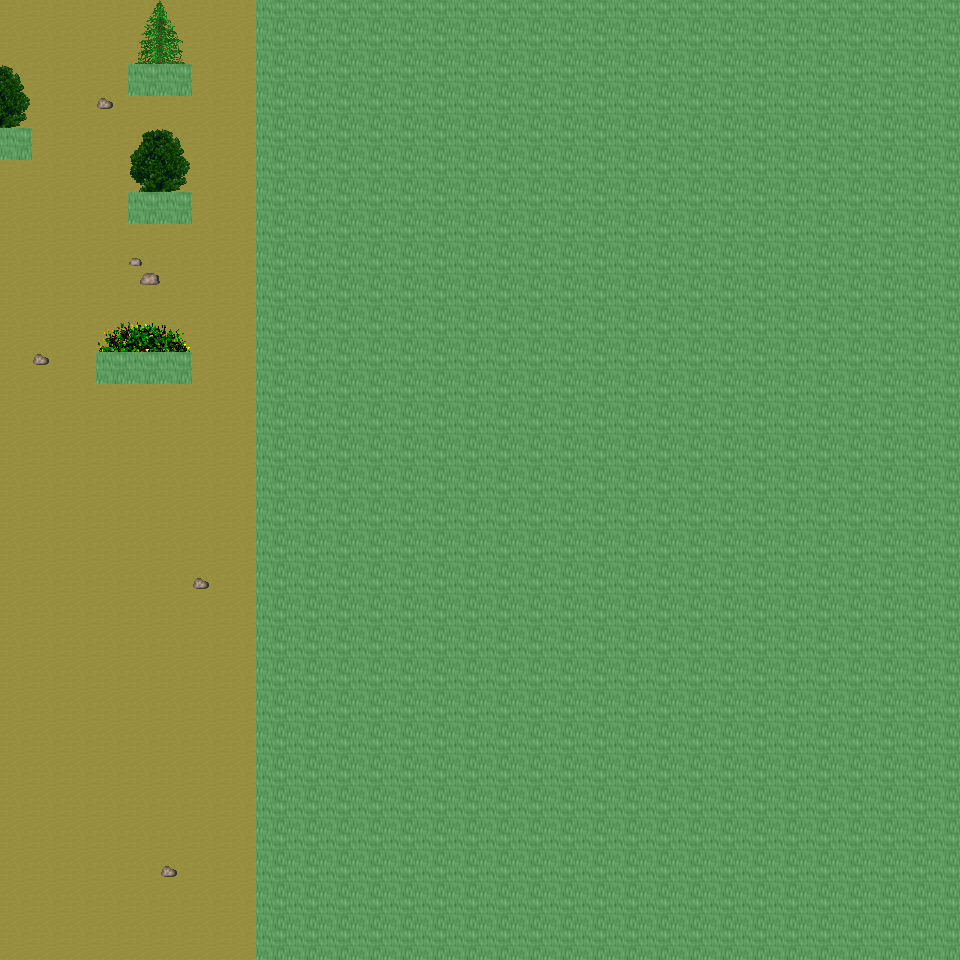

Below is a game level as drawn by its tile map, then a one-line description and the .tmx that defines it (tile-layer data replaced by summaries):
An orthogonal 30x30 tile map with 32x32 px tiles, 6 tile layers (Ground, Object, Object2, Above, ...), 20 tilesets and 3 objects (3x mapchange).

<map version="1.0" orientation="orthogonal" renderorder="right-down" width="30" height="30" tilewidth="32" tileheight="32" nextobjectid="4">
  <tileset firstgid="1" name="tileset_ground_ground" tilewidth="32" tileheight="32" tilecount="33" columns="3">
    <image source="../drawable/tileset_ground_ground.png" width="96" height="352" />
  </tileset>
  <tileset firstgid="34" name="tileset_ground_water_pool" tilewidth="32" tileheight="32" tilecount="72" columns="3">
    <image source="../drawable/tileset_ground_water_pool.png" width="96" height="768" />
  </tileset>
  <tileset firstgid="106" name="tileset_ground_ridge_earth_dark" tilewidth="32" tileheight="32" tilecount="96" columns="12">
    <image source="../drawable/tileset_ground_ridge_earth_dark.png" width="384" height="256" />
  </tileset>
  <tileset firstgid="202" name="tileset_ground_ridge_earth_pale" tilewidth="32" tileheight="32" tilecount="96" columns="12">
    <image source="../drawable/tileset_ground_ridge_earth_pale.png" width="384" height="256" />
  </tileset>
  <tileset firstgid="298" name="tileset_ground_grass_edges" tilewidth="32" tileheight="32" tilecount="36" columns="12">
    <image source="../drawable/tileset_ground_grass_edges.png" width="384" height="96" />
  </tileset>
  <tileset firstgid="334" name="tileset_ground_grass_corners" tilewidth="32" tileheight="32" tilecount="24" columns="6">
    <image source="../drawable/tileset_ground_grass_corners.png" width="192" height="128" />
  </tileset>
  <tileset firstgid="358" name="tileset_ground_earth_edges" tilewidth="32" tileheight="32" tilecount="18" columns="6">
    <image source="../drawable/tileset_ground_earth_edges.png" width="192" height="96" />
  </tileset>
  <tileset firstgid="376" name="tileset_ground_rock_pebbles" tilewidth="32" tileheight="32" tilecount="3" columns="1">
    <image source="../drawable/tileset_ground_rock_pebbles.png" width="32" height="96" />
  </tileset>
  <tileset firstgid="379" name="tileset_ground_ladder_steps" tilewidth="32" tileheight="32" tilecount="6" columns="3">
    <image source="../drawable/tileset_ground_ladder_steps.png" width="96" height="64" />
  </tileset>
  <tileset firstgid="385" name="tileset_plant_grasses" tilewidth="32" tileheight="32" tilecount="6" columns="3">
    <image source="../drawable/tileset_plant_grasses.png" width="96" height="64" />
  </tileset>
  <tileset firstgid="391" name="tileset_plant_flower_daisy_red" tilewidth="32" tileheight="32" tilecount="8" columns="2">
    <image source="../drawable/tileset_plant_flower_daisy_red.png" width="64" height="128" />
  </tileset>
  <tileset firstgid="399" name="tileset_plant_flower_daisy_yellow" tilewidth="32" tileheight="32" tilecount="8" columns="2">
    <image source="../drawable/tileset_plant_flower_daisy_yellow.png" width="64" height="128" />
  </tileset>
  <tileset firstgid="407" name="tileset_plant_flower_daisy_blue" tilewidth="32" tileheight="32" tilecount="8" columns="2">
    <image source="../drawable/tileset_plant_flower_daisy_blue.png" width="64" height="128" />
  </tileset>
  <tileset firstgid="415" name="tileset_item_corpse_huge_animal" tilewidth="32" tileheight="32" tilecount="16" columns="2">
    <image source="../drawable/tileset_item_corpse_huge_animal.png" width="64" height="256" />
  </tileset>
  <tileset firstgid="431" name="tileset_item_pot_dark_barrel" tilewidth="32" tileheight="32" tilecount="2" columns="1">
    <image source="../drawable/tileset_item_pot_dark_barrel.png" width="32" height="64" />
  </tileset>
  <tileset firstgid="433" name="tileset_item_statue_green_stone" tilewidth="32" tileheight="32" tilecount="12" columns="4">
    <image source="../drawable/tileset_item_statue_green_stone.png" width="128" height="96" />
  </tileset>
  <tileset firstgid="445" name="tileset_logic_collision" tilewidth="32" tileheight="32" tilecount="1" columns="1">
    <image source="../drawable/tileset_logic_collision.png" width="32" height="32" />
  </tileset>
  <tileset firstgid="446" name="tileset_plant_tree_spruce" tilewidth="32" tileheight="32" tilecount="6" columns="2">
    <image source="../drawable/tileset_plant_tree_spruce.png" width="64" height="96" />
  </tileset>
  <tileset firstgid="452" name="tileset_plant_tree_taller_trees" tilewidth="32" tileheight="32" tilecount="32" columns="8">
    <image source="../drawable/tileset_plant_tree_taller_trees.png" width="256" height="128" />
  </tileset>
  <tileset firstgid="484" name="tileset_plant_bush_bush_mult_colored" tilewidth="32" tileheight="32" tilecount="6" columns="3">
    <image source="../drawable/tileset_plant_bush_bush_mult_colored.png" width="96" height="64" />
  </tileset>
  <layer name="Ground" width="30" height="30">
    <data>[900 cells, 900 non-empty, 2 distinct tile ids]</data>
  </layer>
  <layer name="Object" width="30" height="30">
    <data>[900 cells, 78 non-empty, 16 distinct tile ids]</data>
  </layer>
  <layer name="Object2" width="30" height="30">
    <data>[900 cells, 6 non-empty, 3 distinct tile ids]</data>
  </layer>
  <layer name="Above" width="30" height="30">
    <data>[900 cells, 13 non-empty, 11 distinct tile ids]</data>
  </layer>
  <layer name="Above2" width="30" height="30">
    <data>[900 cells, 0 non-empty, 0 distinct tile ids]</data>
  </layer>
  <layer name="Walkable" width="30" height="30">
    <data>[900 cells, 668 non-empty, 1 distinct tile ids]</data>
  </layer>
  <objectgroup name="MapEvents">
    <object id="1" name="south" type="mapchange" x="0" y="928" width="256" height="32">
      <properties>
        <property name="map" value="0_ados_mountain_n2_w2_x3_y1" />
        <property name="place" value="north" />
      </properties>
    </object>
    <object id="2" name="west" type="mapchange" x="0" y="0" width="32" height="128">
      <properties>
        <property name="map" value="0_ados_mountain_n2_w2_x2_y0" />
        <property name="place" value="east" />
      </properties>
    </object>
    <object id="3" name="west2" type="mapchange" x="0" y="160" width="32" height="800">
      <properties>
        <property name="map" value="0_ados_mountain_n2_w2_x2_y0" />
        <property name="place" value="east2" />
      </properties>
    </object>
  </objectgroup>
</map>
